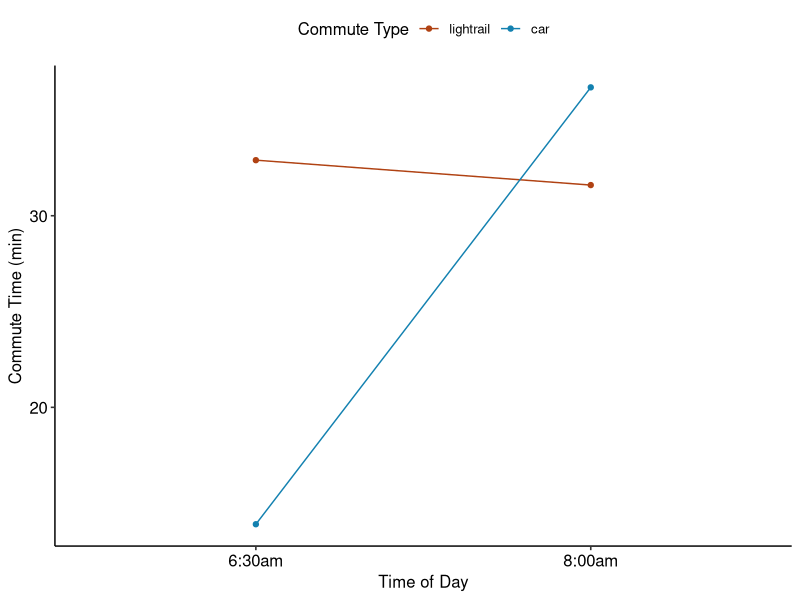
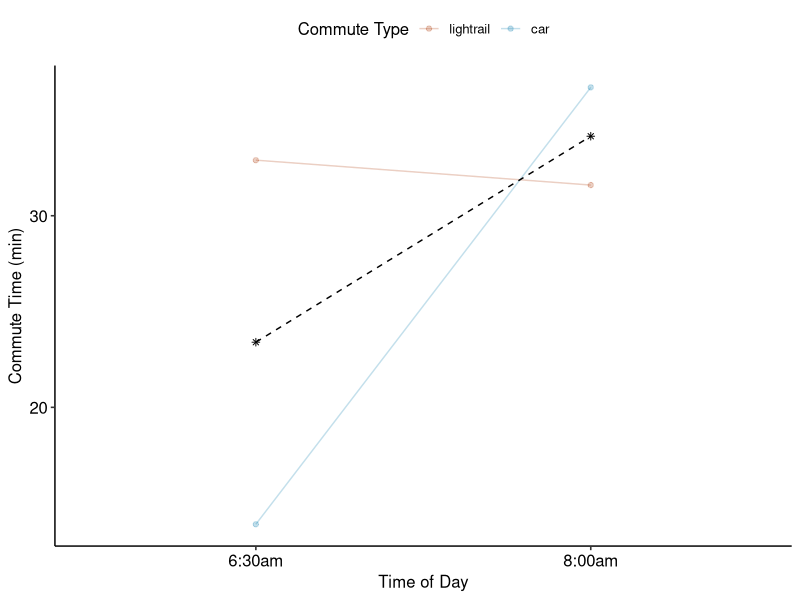
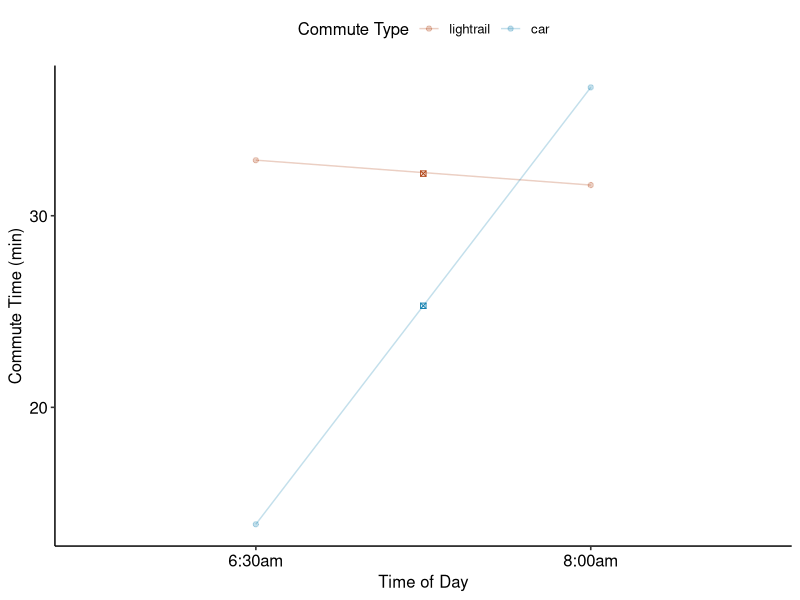

The R script that drew these images, in order:
library(tidyverse)
library(ggpubr)


one_way_ANOVA_data <- 
  data.frame(time_of_day = as_factor(c("6:30am", "8:00am", "6:30am", "8:00am")),
             commute_type = as_factor(c("lightrail", "lightrail", "car", "car")),
             time = c(32.9, 31.6, 13.9, 36.7)) %>% 
  as_tibble()

# marginal means: time of day

mean_time <- one_way_ANOVA_data %>% 
  group_by(time_of_day) %>% 
  summarize(mean_time = mean(time),
            sd_time = sd(time))

# marginal means: commute type

margina_commute <- one_way_ANOVA_data %>% 
  group_by(commute_type) %>% 
  summarize(mean_time = mean(time),
            sd_time = sd(time))

# overall interaction

overall_anova <- ggplot(one_way_ANOVA_data, aes(x = time_of_day, 
                               y = time, 
                               group = commute_type,
                               color = commute_type)) +
  geom_line() +
  geom_point() +
  labs(x = "Time of Day",
       y = "Commute Time (min)",
       color = "Commute Type") +
  scale_color_manual(values = c("#B04213", "#1381B0")) +
  theme_pubr()
overall_anova


# main effect of commute time
ggplot() +
  geom_line(data = one_way_ANOVA_data, aes(x = time_of_day, 
                                           y = time, 
                                           group = commute_type,
                                           color = commute_type),
            alpha = 1/4) +
  geom_point(data = one_way_ANOVA_data, aes(x = time_of_day, 
                                            y = time, 
                                            group = commute_type,
                                            color = commute_type),
             alpha = 1/4) +
  geom_point(data = mean_time, aes(x = time_of_day,
                                   y = mean_time),
             shape = 8) +
  geom_line(data = mean_time, aes(x = time_of_day,
                                  y = mean_time,
                                  group = 1),
            linetype = "dashed") +
  labs(x = "Time of Day",
       y = "Commute Time (min)",
       color = "Commute Type") +
  scale_color_manual(values = c("#B04213", "#1381B0")) +
  theme_pubr()


# main effect of commute type

base_plot <- ggplot() +
  geom_line(data = one_way_ANOVA_data, aes(x = time_of_day, 
                                           y = time, 
                                           group = commute_type,
                                           color = commute_type),
            alpha = 1/4) +
  geom_point(data = one_way_ANOVA_data, aes(x = time_of_day, 
                                            y = time, 
                                            group = commute_type,
                                            color = commute_type),
             alpha = 1/4) +
  labs(x = "Time of Day",
       y = "Commute Time (min)",
       color = "Commute Type") +
  scale_color_manual(values = c("#B04213", "#1381B0")) +
  theme_pubr()


marginal <- base_plot  +
  geom_point() +
  annotate("point", x= 1.5, y = 32.2, colour = "#B04213", shape = 7) +
  annotate("point", x= 1.5, y = 25.3, colour = "#1381B0", shape = 7)

  


marginal

